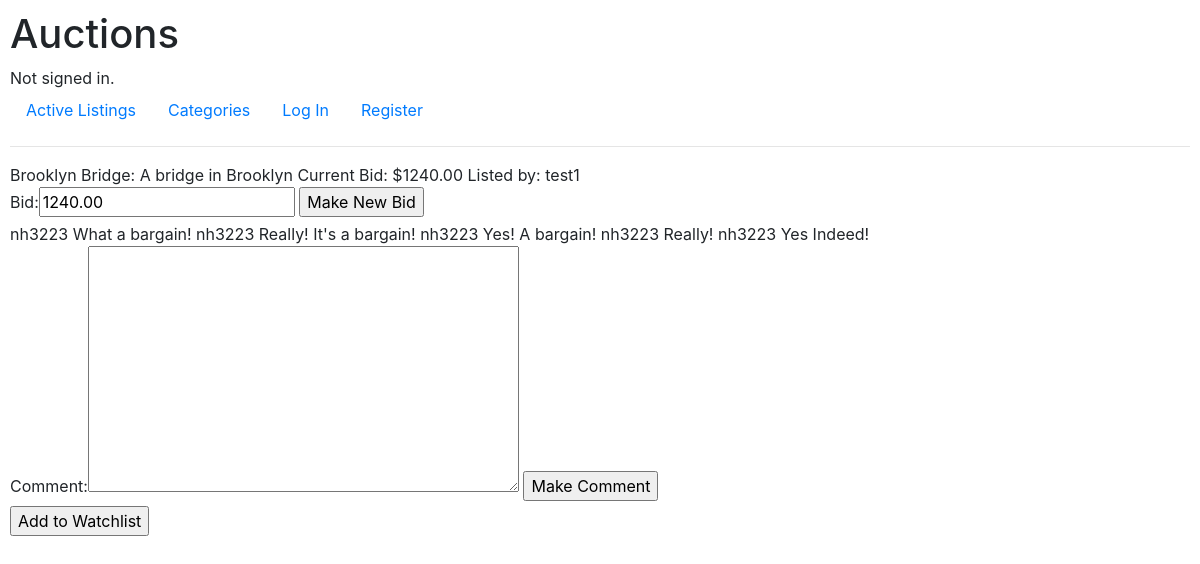
Before: /1 with the older database file.
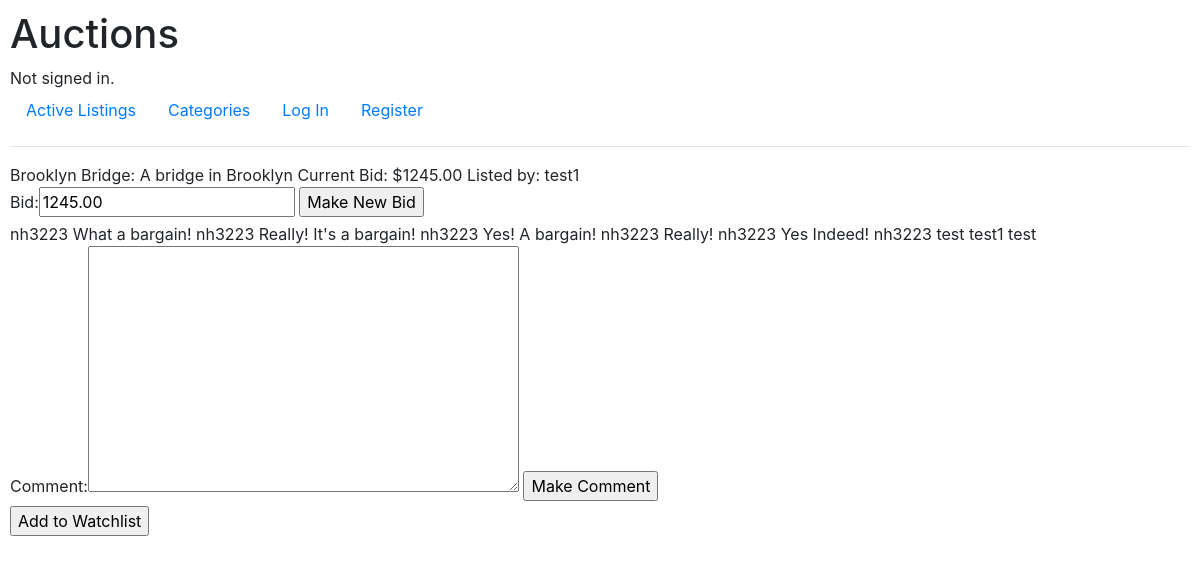
After: the same page with the newer database file.
### auctions/models.py (models this page shows)
class Listing(models.Model):
    title = models.CharField(max_length=64)
    description = models.CharField(max_length=512)
    starting_bid = models.DecimalField(max_digits=8, decimal_places=2)
    category = models.CharField(max_length=64, blank=True, null=True)
    current_bid = models.DecimalField(max_digits=8, decimal_places=2, blank=True, null=True)
    active = models.BooleanField(blank=True, null=True, default=True)
    lister = models.ForeignKey(User, on_delete=models.CASCADE, related_name='listed_items', blank=True, null=True, default=None)
    winner = models.ForeignKey(User, on_delete=models.CASCADE, related_name='won_items', blank=True, null=True, default=None)
    watcher = models.ManyToManyField(User, blank=True, related_name='watched_items')
    def __str__(self):
        return f'{self.title}: {self.description}\nCurrent Bid: ${self.current_bid}'

class Comment(models.Model):
    comment = models.CharField(max_length=512)
    user = models.ForeignKey(User, on_delete=models.CASCADE, related_name='comments')
    item = models.ForeignKey(Listing, on_delete=models.CASCADE, related_name='comments')

class User(AbstractUser):
    pass

### auctions/views.py (the view)
# urls.py: path("<int:listing_id>", views.listing_view, name="listing_view"),
def listing_view(request, listing_id):
    listing = Listing.objects.get(pk=listing_id)
    return render(request, 'auctions/listing.html', get_listing_view_context(listing))

### auctions/forms.py
class BidForm(Form):
    bid = DecimalField()
    item = ModelChoiceField(queryset = Listing.objects.all(), widget=HiddenInput())

class CommentForm(Form):
    comment = CharField(widget=Textarea)
    item = ModelChoiceField(queryset = Listing.objects.all(), widget=HiddenInput())

### auctions/views.py (called while the page is built)
def get_listing_view_context(listing, message=None):
    comments = Comment.objects.filter(item=listing)
    return {
        'listing': listing,
        'comments': comments,
        'message': message,
        'bidform': BidForm(initial={'bid': listing.current_bid, 'item': listing}),
        'commentform': CommentForm(initial={'item': listing}),
        'closeform': CloseForm(initial={'item': listing}),
        'watchlistform': WatchlistForm(initial={'item': listing})
    }

### auctions/templates/auctions/listing.html (shortened to what this page needs)
{% extends "auctions/layout.html" %}
{% block body %}
    {{ listing }}
    Listed by: {{ listing.lister }}
    <form action="{% url 'bid' %}" method="POST">
        {{ bidform }}
        <input type="Submit" value="Make New Bid">
    </form>
    {% for comment in comments %}
        {{ comment.user }}
        {{ comment.comment }}
    {% empty %}
        No comments.
    {% endfor %}
    <form action ="{% url 'comment' %}" method="POST">
        {{ commentform }}
        <input type="Submit" value="Make Comment">
    </form>
    <form action ="{% url 'watchlist' %}" method="POST">
        <input type="Submit" value="Add to Watchlist">
    </form>
{% endblock %}

Changed rows visible on the page:
changed Listing "test1": title+description+current_bid "Brooklyn Bridge: A bridge in Brooklyn Current Bid: $1240.00" → "Brooklyn Bridge: A bridge in Brooklyn Current Bid: $1245.00"
added Comment: user "nh3223", comment "test"
added Comment: user "test1", comment "test"
Other visible differences:
form field bid: "1240.00" → "1245.00"
